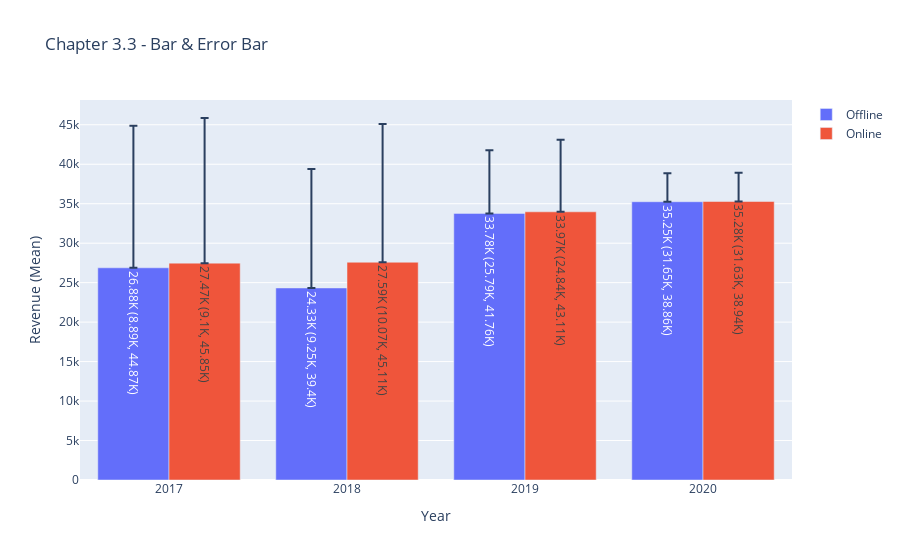

Notebook source saved alongside this figure:
### Code cell
# 채널 참조리스트 생성
channels = list(df_g1['Channel'].unique())
# 빈 리스트 생성
traces = []
for channel in channels:
    dat = df_g1[df_g1['Channel'] == channel]
    traces.append(go.Bar(x = dat['year'],
                         y = dat['mean'],
                         error_y = dict(type = 'data',
                                        symmetric = False,  # 비대칭 / True: 대칭(default)
                                        array = dat['sd']
                                       ),
                         text = dat['text'],  # hover text 활성화
                         hoverinfo = 'text',  # 입력한 text만 활성화
                         name = channel
                        ))
data = traces
fig = go.Figure(data)
layout = go.Layout(title = 'Chapter 3.3 - Bar & Error Bar',
                  xaxis = dict(title = 'Year'),
                  yaxis = dict(title = 'Revenue (Mean)', range = [0, ymax]))
fig = go.Figure(data, layout)
fig.show()

### Figure 1 — Plotly figure (JSON) as saved in the notebook; plotly's stock layout.template omitted (floating-point values rounded to 4 significant figures)
{"data": [{"error_y": {"array": [17990.0, 15070.0, 7986.0, 3606.0], "symmetric": false, "type": "data"}, "hoverinfo": "text", "name": "Offline", "text": ["26.88K (8.89K, 44.87K)", "24.33K (9.25K, 39.4K)", "33.78K (25.79K, 41.76K)", "35.25K (31.65K, 38.86K)"], "type": "bar", "x": ["2017", "2018", "2019", "2020"], "y": [26880.0, 24330.0, 33780.0, 35250.0]}, {"error_y": {"array": [18370.0, 17520.0, 9131.0, 3653.0], "symmetric": false, "type": "data"}, "hoverinfo": "text", "name": "Online", "text": ["27.47K (9.1K, 45.85K)", "27.59K (10.07K, 45.11K)", "33.97K (24.84K, 43.11K)", "35.28K (31.63K, 38.94K)"], "type": "bar", "x": ["2017", "2018", "2019", "2020"], "y": [27470.0, 27590.0, 33970.0, 35280.0]}], "layout": {"title": {"text": "Chapter 3.3 - Bar & Error Bar"}, "xaxis": {"title": {"text": "Year"}}, "yaxis": {"range": [0, 48139], "title": {"text": "Revenue (Mean)"}}}}
